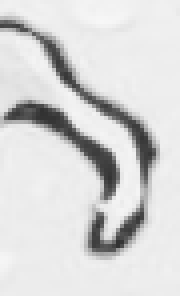
#> input picture template2.png, 45 x 74 px, given in place of input.png, which was not available (shown 4 times larger)
$ python patternmatching.py
#> lines starting #> are read from the running program, lines starting #| are printed output that depends on the picture; after the words box and inside, x2 and y2 are one past the last pixel; in counts of white or black regions, pixels touching at a corner belong together; pictures that were not available may be replaced by others from this repository, and a replacement may not be noted
"""
改进的多尺度多角度模板匹配 - 优化版
主要改进：
1. 更细粒度的尺度(0.5-1.5, 步长0.1)和角度(-90°~90°, 步长5°)搜索
2. 自适应阈值：根据尺度自动调整匹配阈值
3. 改进的NMS：考虑角度差异，避免过度抑制不同方向的相似形状
4. 可视化增强：保存原始检测、按置信度着色、输出详细信息文件
5. 可调参数：通过修改CONFIG字典轻松调整算法参数
"""

import cv2
import numpy as np
import os

# Verify OpenCV installation
try:
    if not hasattr(cv2, 'imread'):
        raise ImportError(
            "OpenCV installation is broken. 'cv2.imread' not found.\n"
            "Please reinstall OpenCV by running:\n"
            "  pip uninstall opencv-python opencv-contrib-python opencv-python-headless -y\n"
            "  pip install opencv-python\n"
        )
except Exception as e:
    print(f"ERROR: {e}")
    raise

# ====== 固定输入路径 ======
IMG_PATH = r"C:\Users\wang6\Desktop\research\code\claw analysis\input.png"
TEMPLATE_PATH = r"C:\Users\wang6\Desktop\research\code\claw analysis\template.png"
BASE_DIR = r"C:\Users\wang6\Desktop\research\code\claw analysis"
# ==========================

# ====== 可调参数配置 ======
CONFIG = {
    # 尺度范围：[最小尺度, 最大尺度, 步长]
    "scale_range": (0.5, 1.6, 0.1),

    # 角度范围：[最小角度, 最大角度, 步长]
    "angle_range": (-90, 91, 5),

    # 阈值设置
    "base_threshold": 0.32,  # 基础匹配阈值（较小尺度）
    "extreme_threshold": 0.40,  # 极端尺度的阈值
    "min_confidence": 0.35,  # 最终输出的最低置信度

    # NMS参数
    "nms_iou_thresh": 0.5,  # IoU阈值
    "nms_angle_diff": 15,  # 角度差异阈值（度）

    # 边缘检测参数
    "big_canny": (40, 140),  # 大图Canny参数
    "tmpl_canny": (30, 120),  # 模板Canny参数
}
# ==========================


def get_unique_outdir(base_dir: str, base_name: str = "pattern matching") -> str:
    outdir = os.path.join(base_dir, base_name)
    if not os.path.exists(outdir):
        os.makedirs(outdir, exist_ok=True)
        return outdir
    i = 1
    while True:
        cand = os.path.join(base_dir, f"{base_name}{i}")
        if not os.path.exists(cand):
            os.makedirs(cand, exist_ok=True)
            return cand
        i += 1


def rotate_keep_bounds(img: np.ndarray, angle_deg: float) -> np.ndarray:
    h, w = img.shape[:2]
    center = (w / 2, h / 2)
    M = cv2.getRotationMatrix2D(center, angle_deg, 1.0)
    cos = abs(M[0, 0]); sin = abs(M[0, 1])
    new_w = int(h * sin + w * cos)
    new_h = int(h * cos + w * sin)
    M[0, 2] += (new_w / 2) - center[0]
    M[1, 2] += (new_h / 2) - center[1]
    return cv2.warpAffine(img, M, (new_w, new_h),
                          flags=cv2.INTER_LINEAR, borderValue=0)


def nms(detections, iou_thresh=0.5, angle_diff_thresh=15):
    # detections: (score, x, y, w, h, angle, scale)
    # 改进的NMS：考虑角度差异，避免过度抑制
    detections = sorted(detections, key=lambda x: x[0], reverse=True)
    picked = []
    for det in detections:
        score, x, y, w, h, ang, scl = det
        keep = True
        for p in picked:
            _, px, py, pw, ph, pang, _ = p

            # 计算角度差异（考虑周期性）
            angle_diff = abs(ang - pang)
            if angle_diff > 180:
                angle_diff = 360 - angle_diff

            # 如果角度差异很大，可能是不同方向的爪子，降低IoU要求
            if angle_diff > angle_diff_thresh:
                effective_iou_thresh = min(iou_thresh * 1.3, 0.8)
            else:
                effective_iou_thresh = iou_thresh

            # 计算IoU
            xx1 = max(x, px)
            yy1 = max(y, py)
            xx2 = min(x + w, px + pw)
            yy2 = min(y + h, py + ph)
            ww = max(0, xx2 - xx1)
            hh = max(0, yy2 - yy1)
            inter = ww * hh
            union = w * h + pw * ph - inter
            iou = inter / union if union > 0 else 0

            if iou > effective_iou_thresh:
                keep = False
                break
        if keep:
            picked.append(det)
    return picked


def main():
    out_dir = get_unique_outdir(BASE_DIR, "pattern matching")
    print(">>> output to:", out_dir)

    # 1) 大图
    big = cv2.imread(IMG_PATH, cv2.IMREAD_GRAYSCALE)
#> big is the input picture: shape (74, 45); min 49, max 247, mean 214.3
    if big is None:
        raise FileNotFoundError(IMG_PATH)
    big_blur = cv2.GaussianBlur(big, (5, 5), 0)
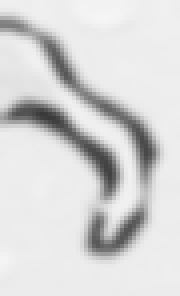
#> big_blur: shape (74, 45) (shown 4 times larger); min 58, max 245, mean 214.3
    big_edge = cv2.Canny(big_blur, *CONFIG["big_canny"])
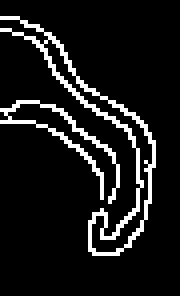
#> big_edge: shape (74, 45) (shown 4 times larger); 9.8% white in thin lines or dots, all inside (x1, y1, x2, y2) = (0, 4, 39, 64)
    cv2.imwrite(os.path.join(out_dir, "debug_big_edge.png"), big_edge)

    # 2) 模板边缘
    tmpl = cv2.imread(TEMPLATE_PATH, cv2.IMREAD_GRAYSCALE)
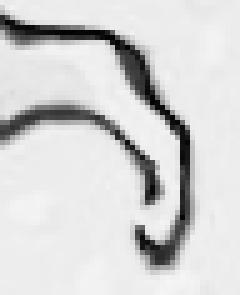
#> input picture template.png, 48 x 59 px, found by its file name (shown 5 times larger)
#> tmpl is the input picture: shape (59, 48); min 2, max 245, mean 211.2
    if tmpl is None:
        raise FileNotFoundError(TEMPLATE_PATH)
    tmpl_blur = cv2.GaussianBlur(tmpl, (3, 3), 0)
    tmpl_edge = cv2.Canny(tmpl_blur, *CONFIG["tmpl_canny"])
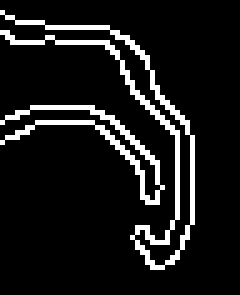
#> tmpl_edge: shape (59, 48) (shown 5 times larger); 10.1% white in thin lines or dots, all inside (x1, y1, x2, y2) = (0, 2, 39, 54)
    cv2.imwrite(os.path.join(out_dir, "debug_template_edge.png"), tmpl_edge)

    # 3) 多尺度 + 多角度匹配 - 改进版
    # 从CONFIG读取参数
    scales = np.arange(*CONFIG["scale_range"]).tolist()
    angles = list(range(*CONFIG["angle_range"]))
    method = cv2.TM_CCOEFF_NORMED

    print(f">>> Searching {len(scales)} scales × {len(angles)} angles = {len(scales)*len(angles)} combinations")

    # 使用自适应阈值 - 不同尺度可能需要不同阈值
    def adaptive_threshold(scale):
        # 极小或极大的缩放可能匹配质量下降，提高阈值
        if scale < 0.7 or scale > 1.4:
            return CONFIG["extreme_threshold"]
        return CONFIG["base_threshold"]

    detections = []
    total_iterations = len(scales) * len(angles)
    iteration = 0

    for scl in scales:
        # 缩放模板
        th, tw = tmpl_edge.shape[:2]
        new_w = int(tw * scl)
        new_h = int(th * scl)
        if new_w < 5 or new_h < 5:
            continue
        scaled_tmpl = cv2.resize(tmpl_edge, (new_w, new_h),
                                 interpolation=cv2.INTER_LINEAR)

        for ang in angles:
            iteration += 1
            if iteration % 50 == 0:
                print(f"  Progress: {iteration}/{total_iterations}")

            rot_tmpl = rotate_keep_bounds(scaled_tmpl, ang)
            rh, rw = rot_tmpl.shape[:2]
            if rh < 5 or rw < 5:
                continue

            res = cv2.matchTemplate(big_edge, rot_tmpl, method)

            # 只保存关键角度的heatmap，避免生成太多文件
            if ang % 30 == 0:
                heat = cv2.normalize(res, None, 0, 255, cv2.NORM_MINMAX).astype(np.uint8)
                cv2.imwrite(os.path.join(out_dir, f"heat_s{scl:.2f}_a{ang}.png"), heat)

            # 使用自适应阈值
            threshold = adaptive_threshold(scl)
            loc = np.where(res >= threshold)
            for py, px in zip(*loc):
                score = float(res[py, px])
                detections.append((score, px, py, rw, rh, ang, scl))
#> this loop made 3 passes
#> (th, tw) on pass 2: (59, 48)
#> pass 1, in main, `scaled_tmpl = cv2.resize(tmpl_edge, (new_w, new_h), interpolation=cv2...`:
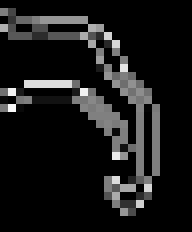
#> scaled_tmpl: shape (29, 24) (shown 8 times larger); min 0, max 250, mean 25.1
#> pass 1, in main, `cv2.imwrite(os.path.join(out_dir, f"heat_s{scl:.2f}_a{ang}.png"), heat)`:
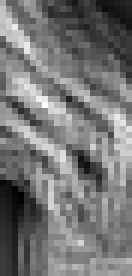
#> saved as heat_s0.50_a0.png: shape (46, 22) (shown 6 times larger); min 0, max 255, mean 117.6
#> pass 3, in main, `scaled_tmpl = cv2.resize(tmpl_edge, (new_w, new_h), interpolation=cv2...`:
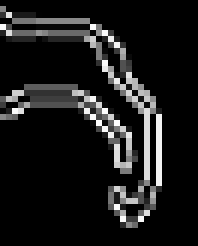
#> scaled_tmpl: shape (41, 33) (shown 6 times larger); min 0, max 255, mean 25.8
#> after the loop, detections = []; iteration = 77

    print(f">>> raw detections: {len(detections)}")
    if not detections:
        print("!!! no detections, try lowering adaptive_threshold values")
        return

    # 可视化所有原始检测（NMS前）- 帮助调试
    vis_raw = cv2.cvtColor(big, cv2.COLOR_GRAY2BGR)
    for score, x, y, w, h, ang, scl in detections[:500]:  # 最多显示500个
        cv2.rectangle(vis_raw, (x, y), (x + w, y + h), (0, 255, 255), 1)
    cv2.imwrite(os.path.join(out_dir, "raw_detections.png"), vis_raw)
    print(">>> saved raw detections visualization")

    # 4) 改进的NMS - 降低IoU阈值，更好地保留不同的爪子
    picked = nms(detections,
                 iou_thresh=CONFIG["nms_iou_thresh"],
                 angle_diff_thresh=CONFIG["nms_angle_diff"])
    print(f">>> after NMS: {len(picked)}")

    # 可选：按置信度过滤（如果结果太多）
    picked = [d for d in picked if d[0] >= CONFIG["min_confidence"]]
    print(f">>> after confidence filter (>={CONFIG['min_confidence']}): {len(picked)}")

    # 5) 画最终结果 - 使用不同颜色区分置信度
    vis = cv2.cvtColor(big, cv2.COLOR_GRAY2BGR)
    for i, (score, x, y, w, h, ang, scl) in enumerate(picked):
        # 根据置信度选择颜色：高置信度=红色，中等=橙色，低=黄色
        if score >= 0.50:
            color = (0, 0, 255)  # 红色 - 高置信度
        elif score >= 0.40:
            color = (0, 165, 255)  # 橙色 - 中等置信度
        else:
            color = (0, 255, 255)  # 黄色 - 较低置信度

        cv2.rectangle(vis, (x, y), (x + w, y + h), color, 2)

        # 标注编号和信息
        label = f"#{i+1} {score:.2f}"
        cv2.putText(vis, label, (x, y - 4),
                    cv2.FONT_HERSHEY_SIMPLEX,
                    0.4, color, 1, cv2.LINE_AA)

    out_path = os.path.join(out_dir, "matches.png")
    cv2.imwrite(out_path, vis)
    print(">>> saved:", out_path)

    # 保存检测详情到文本文件
    detail_path = os.path.join(out_dir, "detections.txt")
    with open(detail_path, "w", encoding="utf-8") as f:
        f.write(f"Total detections: {len(picked)}\n")
        f.write("=" * 60 + "\n")
        for i, (score, x, y, w, h, ang, scl) in enumerate(picked):
            f.write(f"#{i+1}: score={score:.3f}, pos=({x},{y}), "
                    f"size=({w}x{h}), angle={ang}°, scale={scl:.2f}\n")
    print(f">>> saved detection details: {detail_path}")
    print(">>> done")


if __name__ == "__main__":
#> (the run stopped early here; a loop or call above may not have finished)
